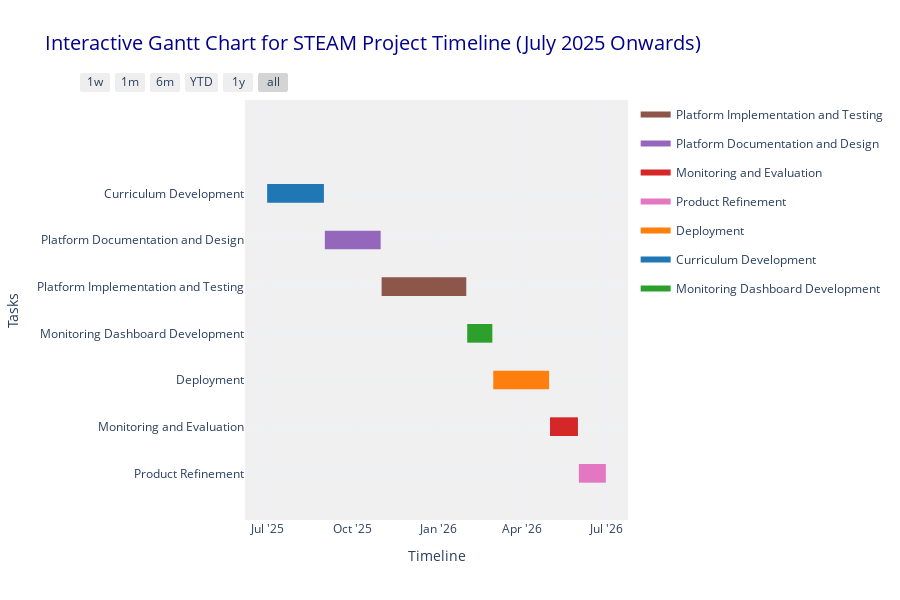

Here is the notebook cell this chart was saved with:
### Code cell
import plotly.express as px
import plotly.figure_factory as ff
import pandas as pd

# Data for Gantt Chart
tasks = {
    "Task": [
        "Curriculum Development",
        "Platform Documentation and Design",
        "Platform Implementation and Testing",
        "Monitoring Dashboard Development",
        "Deployment",
        "Monitoring and Evaluation",
        "Product Refinement"
    ],
    "Start": [
        "2025-07-01",
        "2025-09-01",
        "2025-11-01",
        "2026-02-01",
        "2026-03-01",
        "2026-05-01",
        "2026-06-01"
    ],
    "Finish": [
        "2025-08-31",
        "2025-10-31",
        "2026-01-31",
        "2026-02-28",
        "2026-04-30",
        "2026-05-31",
        "2026-06-30"
    ]
}

# Create DataFrame
df = pd.DataFrame(tasks)

# Create Gantt Chart
fig = ff.create_gantt(df, 
                      index_col='Task', 
                      show_colorbar=True, 
                      group_tasks=True,
                      title="Interactive Gantt Chart for STEAM Project Timeline (July 2025 Onwards)",
                      showgrid_x=True, 
                      showgrid_y=True)

# Customize the appearance for a more eye-catching look
fig.update_traces(marker=dict(color='rgb(46, 137, 205)', line=dict(color='rgb(8, 48, 107)', width=1.5)))
fig.update_layout(
    xaxis_title="Timeline",
    yaxis_title="Tasks",
    plot_bgcolor='rgba(240, 240, 240, 0.95)',
    title_font=dict(size=20, color='darkblue'),
    xaxis=dict(tickformat="%b '%y"),
    bargap=0.2,
    template="plotly_white"
)

# Show the interactive Gantt Chart
fig.show()

### Figure 1 — Plotly figure (JSON) as saved in the notebook; plotly's stock layout.template omitted (floating-point values rounded to 4 significant figures)
{"data": [{"fill": "toself", "fillcolor": "rgb(140, 86, 75)", "hoverinfo": "name", "legendgroup": "rgb(140, 86, 75)", "marker": {"color": "rgb(46, 137, 205)", "line": {"color": "rgb(8, 48, 107)", "width": 1.5}}, "mode": "none", "name": "Platform Implementation and Testing", "showlegend": true, "type": "scatter", "x": ["2025-11-01", "2026-01-31", "2026-01-31", "2025-11-01"], "y": [3.8, 3.8, 4.2, 4.2]}, {"fill": "toself", "fillcolor": "rgb(148, 103, 189)", "hoverinfo": "name", "legendgroup": "rgb(148, 103, 189)", "marker": {"color": "rgb(46, 137, 205)", "line": {"color": "rgb(8, 48, 107)", "width": 1.5}}, "mode": "none", "name": "Platform Documentation and Design", "showlegend": true, "type": "scatter", "x": ["2025-09-01", "2025-10-31", "2025-10-31", "2025-09-01"], "y": [4.8, 4.8, 5.2, 5.2]}, {"fill": "toself", "fillcolor": "rgb(214, 39, 40)", "hoverinfo": "name", "legendgroup": "rgb(214, 39, 40)", "marker": {"color": "rgb(46, 137, 205)", "line": {"color": "rgb(8, 48, 107)", "width": 1.5}}, "mode": "none", "name": "Monitoring and Evaluation", "showlegend": true, "type": "scatter", "x": ["2026-05-01", "2026-05-31", "2026-05-31", "2026-05-01"], "y": [0.8, 0.8, 1.2, 1.2]}, {"fill": "toself", "fillcolor": "rgb(227, 119, 194)", "hoverinfo": "name", "legendgroup": "rgb(227, 119, 194)", "marker": {"color": "rgb(46, 137, 205)", "line": {"color": "rgb(8, 48, 107)", "width": 1.5}}, "mode": "none", "name": "Product Refinement", "showlegend": true, "type": "scatter", "x": ["2026-06-01", "2026-06-30", "2026-06-30", "2026-06-01"], "y": [-0.2, -0.2, 0.2, 0.2]}, {"fill": "toself", "fillcolor": "rgb(255, 127, 14)", "hoverinfo": "name", "legendgroup": "rgb(255, 127, 14)", "marker": {"color": "rgb(46, 137, 205)", "line": {"color": "rgb(8, 48, 107)", "width": 1.5}}, "mode": "none", "name": "Deployment", "showlegend": true, "type": "scatter", "x": ["2026-03-01", "2026-04-30", "2026-04-30", "2026-03-01"], "y": [1.8, 1.8, 2.2, 2.2]}, {"fill": "toself", "fillcolor": "rgb(31, 119, 180)", "hoverinfo": "name", "legendgroup": "rgb(31, 119, 180)", "marker": {"color": "rgb(46, 137, 205)", "line": {"color": "rgb(8, 48, 107)", "width": 1.5}}, "mode": "none", "name": "Curriculum Development", "showlegend": true, "type": "scatter", "x": ["2025-07-01", "2025-08-31", "2025-08-31", "2025-07-01"], "y": [5.8, 5.8, 6.2, 6.2]}, {"fill": "toself", "fillcolor": "rgb(44, 160, 44)", "hoverinfo": "name", "legendgroup": "rgb(44, 160, 44)", "marker": {"color": "rgb(46, 137, 205)", "line": {"color": "rgb(8, 48, 107)", "width": 1.5}}, "mode": "none", "name": "Monitoring Dashboard Development", "showlegend": true, "type": "scatter", "x": ["2026-02-01", "2026-02-28", "2026-02-28", "2026-02-01"], "y": [2.8, 2.8, 3.2, 3.2]}, {"legendgroup": "rgb(140, 86, 75)", "marker": {"color": "rgb(46, 137, 205)", "line": {"color": "rgb(8, 48, 107)", "width": 1.5}, "opacity": 0, "size": 1}, "mode": "markers", "name": "", "showlegend": false, "text": [null, null], "type": "scatter", "x": ["2025-11-01", "2026-01-31"], "y": [4, 4]}, {"legendgroup": "rgb(148, 103, 189)", "marker": {"color": "rgb(46, 137, 205)", "line": {"color": "rgb(8, 48, 107)", "width": 1.5}, "opacity": 0, "size": 1}, "mode": "markers", "name": "", "showlegend": false, "text": [null, null], "type": "scatter", "x": ["2025-09-01", "2025-10-31"], "y": [5, 5]}, {"legendgroup": "rgb(214, 39, 40)", "marker": {"color": "rgb(46, 137, 205)", "line": {"color": "rgb(8, 48, 107)", "width": 1.5}, "opacity": 0, "size": 1}, "mode": "markers", "name": "", "showlegend": false, "text": [null, null], "type": "scatter", "x": ["2026-05-01", "2026-05-31"], "y": [1, 1]}, {"legendgroup": "rgb(227, 119, 194)", "marker": {"color": "rgb(46, 137, 205)", "line": {"color": "rgb(8, 48, 107)", "width": 1.5}, "opacity": 0, "size": 1}, "mode": "markers", "name": "", "showlegend": false, "text": [null, null], "type": "scatter", "x": ["2026-06-01", "2026-06-30"], "y": [0, 0]}, {"legendgroup": "rgb(255, 127, 14)", "marker": {"color": "rgb(46, 137, 205)", "line": {"color": "rgb(8, 48, 107)", "width": 1.5}, "opacity": 0, "size": 1}, "mode": "markers", "name": "", "showlegend": false, "text": [null, null], "type": "scatter", "x": ["2026-03-01", "2026-04-30"], "y": [2, 2]}, {"legendgroup": "rgb(31, 119, 180)", "marker": {"color": "rgb(46, 137, 205)", "line": {"color": "rgb(8, 48, 107)", "width": 1.5}, "opacity": 0, "size": 1}, "mode": "markers", "name": "", "showlegend": false, "text": [null, null], "type": "scatter", "x": ["2025-07-01", "2025-08-31"], "y": [6, 6]}, {"legendgroup": "rgb(44, 160, 44)", "marker": {"color": "rgb(46, 137, 205)", "line": {"color": "rgb(8, 48, 107)", "width": 1.5}, "opacity": 0, "size": 1}, "mode": "markers", "name": "", "showlegend": false, "text": [null, null], "type": "scatter", "x": ["2026-02-01", "2026-02-28"], "y": [3, 3]}], "layout": {"bargap": 0.2, "height": 600, "hovermode": "closest", "plot_bgcolor": "rgba(240, 240, 240, 0.95)", "showlegend": true, "title": {"font": {"color": "darkblue", "size": 20}, "text": "Interactive Gantt Chart for STEAM Project Timeline (July 2025 Onwards)"}, "xaxis": {"rangeselector": {"buttons": [{"count": 7, "label": "1w", "step": "day", "stepmode": "backward"}, {"count": 1, "label": "1m", "step": "month", "stepmode": "backward"}, {"count": 6, "label": "6m", "step": "month", "stepmode": "backward"}, {"count": 1, "label": "YTD", "step": "year", "stepmode": "todate"}, {"count": 1, "label": "1y", "step": "year", "stepmode": "backward"}, {"step": "all"}]}, "showgrid": true, "tickformat": "%b '%y", "title": {"text": "Timeline"}, "type": "date", "zeroline": false}, "yaxis": {"autorange": false, "range": [-1, 8], "showgrid": true, "ticktext": ["Product Refinement", "Monitoring and Evaluation", "Deployment", "Monitoring Dashboard Development", "Platform Implementation and Testing", "Platform Documentation and Design", "Curriculum Development"], "tickvals": [0, 1, 2, 3, 4, 5, 6], "title": {"text": "Tasks"}, "zeroline": false}}}
